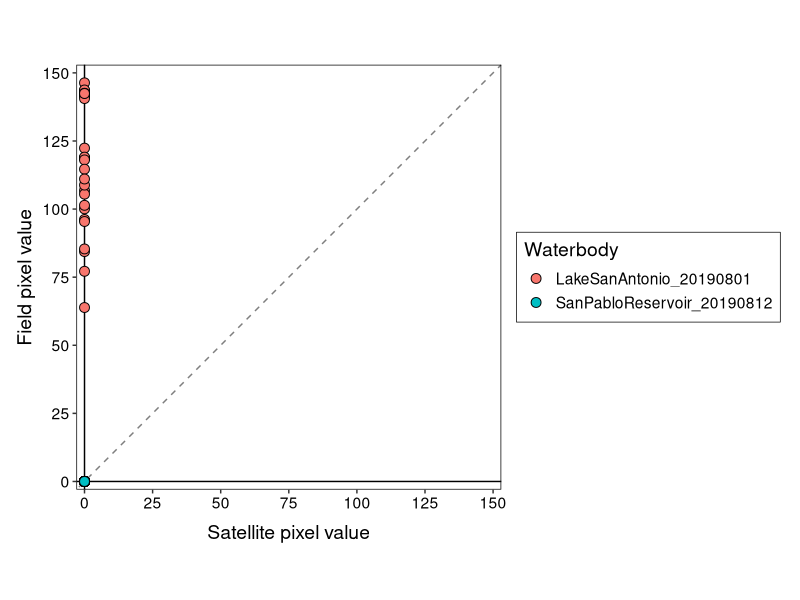
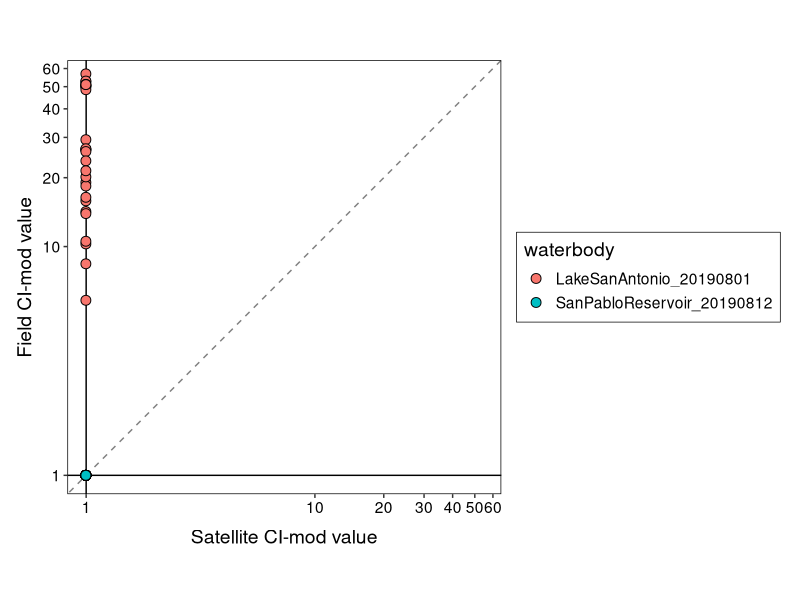
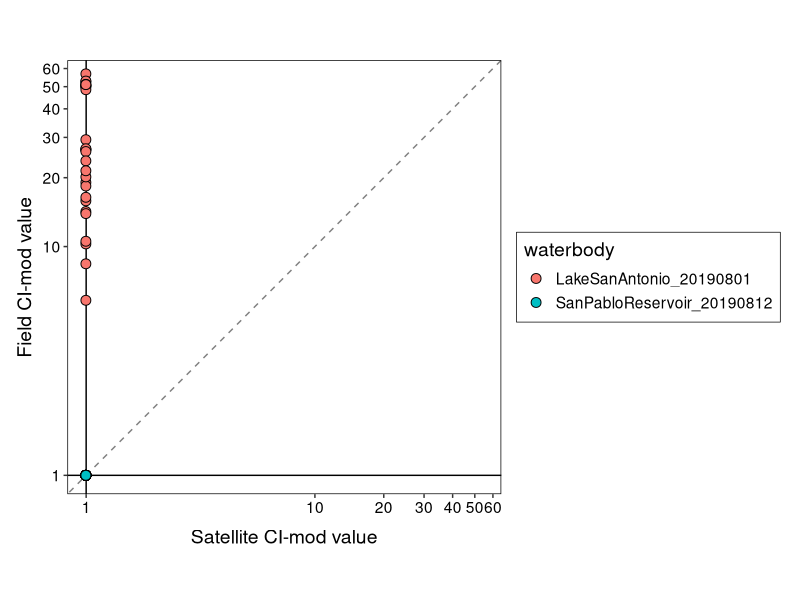

These charts were generated, in order, by the following R code: (Note: this script raises an error after producing the figures.)
## Script to plot the rrs and CI values
## OLCI bands (nanometers, nm) 620, 665, 681, and 709

## TXT files generated in calc_CI_from_rrs.R script. Run this script first

#### Libraries
library(tidyverse)
library(ggplot2)

## Read in CI and rrs data
ci_fs <- read_tsv("Data/CI_values_field_sat.tsv") 
ci_fs_mod <- ci_fs %>% 
  mutate(ci_mod = ifelse(ci_mod < 0, 1, ci_mod),
         ci_mod_sat = ifelse(ci_mod < 1, 1, ci_mod_sat))


rrs_bands <- read_tsv("Data/rrs_OLCI_band_values.tsv") %>% 
  mutate(nm= ifelse(band == "b07_620", 620,
                    ifelse(band == "b08_665", 665,
                           ifelse(band == "b10_681", 681, 709))))


make_olci_band_plots <- function(df, sampID, out_dir){
  
  # Filter data by band type
  point_df <- filter(df, df$uniqueID == sampID, band != "b07_620")
  line_df <- filter(df, uniqueID == sampID, band == "b08_665" | band == "b11_709")
  
  plot1 <- ggplot() +
    geom_line(data= line_df,
              aes(x= nm, y= rrs, group= sampID), linetype= "dashed", size= 0.25) +
    geom_point(data= point_df, 
               aes(x= nm, y= rrs), size= 3) +
    labs(x= "OLCI bands (nm)", y= "Remote sensed reflectance (rrs)") +
    scale_x_continuous(breaks= c(665, 681, 709)) +
    scale_y_continuous(limits= c(min(df$rrs), max(df$rrs))) +
    ggtitle(sampID) +
    theme_bw(base_size= 16)
  
  ggsave(plot1, filename= str_c("olci_bands-", sampID, ".jpg"), path=out_dir, dpi= 300, height= 5.5, width= 5, units= "in")
  
  
}
#map(rrs_bands$uniqueID, function(x) make_olci_band_plots(df= rrs_bands, sampID= x, out_dir= "Data/olci_band_plots"))

#### GGPLOT THEMES ############################
theme_sat <- theme(panel.grid = element_blank(),
                  plot.margin = unit(c(0.5, 0.5, 0.5, 0.5), "cm"),
                  text = element_text(size= 14),
                  plot.background = element_rect(fill = "transparent", color= "transparent"), # bg of the plot
                  panel.background = element_rect(fill= "transparent", color= "transparent"),
                  panel.border= element_rect(fill= "transparent", color= "black", linetype= "solid", size= 0.5),
                  panel.ontop = TRUE,
                  axis.text = element_text(colour="black"),
                  axis.title.x = element_text(vjust = -0.75),
                  axis.title.y = element_text(vjust = 1.5),
                  legend.background = element_rect(size=0.25, color="black", fill= "transparent"),
                  legend.key = element_blank(),
                  strip.background=element_rect(fill="transparent", color="transparent"),
                  #axis.text.x = element_text(angle= 45, hjust= 1),
                  legend.position = "right")



## CI PIXELS FIELD X SAT
cifs_lims <- c(0, 150)
cifs_brks <- seq(0, 150, by= 25)

ggplot(data= ci_fs) +
  geom_abline(aes(slope= 1, intercept= 0), linetype= "dashed", color= "gray50") +
  geom_hline(yintercept = 0) +
  geom_vline(xintercept = 0) +
 # geom_boxplot(aes(x= sat_pix_val, y= pix_val, color= waterbody)) +
  geom_point(aes(x= sat_pix_val, y= pix_val, fill= waterbody), size= 3, shape= 21) +
  labs(x= "Satellite pixel value", y= "Field pixel value") +
  #scale_shape_manual(values= c(21)) +
  scale_fill_discrete(name= "Waterbody") +
  scale_x_continuous(limits= cifs_lims, breaks= cifs_brks, expand= c(0.02, 0)) +
  scale_y_continuous(limits= cifs_lims, breaks= cifs_brks, expand= c(0.02, 0)) +
  #facet_grid(.~waterbody, scales= "free_x") +
  coord_equal() +
  theme_sat


## PLOT Modified CI VALUES
cimod_lims <- c(0.9, 60)
cimod_brks <- c(1, seq(10, 60, by= 10))

ggplot(data= ci_fs_mod) +
  geom_abline(aes(slope= 1, intercept= 0), linetype= "dashed", color= "gray50") +
  geom_hline(yintercept = 1) +
  geom_vline(xintercept = 1) +
  # geom_boxplot(aes(x= sat_pix_val, y= pix_val, color= waterbody)) +
  geom_point(aes(x= ci_mod_sat, y= ci_mod, fill= waterbody), size= 3, shape= 21) +
  labs(x= "Satellite CI-mod value", y= "Field CI-mod value") +
  #scale_shape_manual(values= c(21)) +
  scale_color_discrete(name= "Waterbody") +
  scale_x_log10(limits= cimod_lims, breaks= cimod_brks, expand= c(0.02, 0)) +
  scale_y_log10(limits= cimod_lims, breaks= cimod_brks, expand= c(0.02, 0)) +
  coord_equal() +
  theme_sat

ggsave(last_plot(), filename= "ci_pixel_fs.jpg", height= 6, width= 8, units= "in", dpi= 300,
       path= "Data/Figures_output")







ggplot(data= ci_val) +
  geom_boxplot(aes(x= waterbody, y= ci, color= site))
  theme_bw()
  

ggplot(data= ci_val) +
  geom_hline(yintercept = 0, size= 0.5) +
  geom_boxplot(aes(x= waterbody, y= ci_mod, color= site)) +
  theme_bw()

ggplot(data= ci_val) +
  geom_hline(yintercept = 0, size= 0.5) +
  geom_boxplot(aes(x= waterbody, y= pix_val, color= site)) +
  theme_bw()





# ci_df <- tibble(uniqueID= names(ci_list), ci= do.call(rbind, ci_list)[, 1]) %>% 
#   mutate(waterbody= do.call(rbind, str_split(uniqueID, "-"))[, 1], 
#          sample= do.call(rbind, str_split(uniqueID, "-"))[, 2]) %>% 
#   mutate(pix_site= do.call(rbind, str_split(sample, "_"))[, 1],
#          rep= do.call(rbind, str_split(sample, "_"))[, 2]) %>% 
#   mutate(pixel= str_sub(pix_site, start= 1, end= 2),
#          site= str_sub(pix_site, start= 3, end= 4)) %>% 
#   select(uniqueID, waterbody, sample, pix_site, pixel,site, rep, ci)


# sent_cl_20190816 <- read_csv("Data/Sentinel_flyover_data/sentinel-ClearLake_20190816.csv") %>% 
#   rename(pix_val= `Pixel Value`)
# 
# 
# sent_lsa <- sent_list[[4]] %>% 
#   rename(long= Lon, lat= Lat)
# samp_lsa <- read_tsv("Data/20190801_LakeSanAntonio/LatLong_LakeSanAntonio.txt")
# 
# 
# sum(round(samp_lsa$long[1], 2) %in% round(sent_lsa$long, 2))
# 
# val <- 1000
# lon_true <- (trunc(sent_lsa$long*val)/val) %in% (trunc(samp_lsa$long[1]*val)/val)
# 
# lat_true <- (trunc(sent_lsa$lat*val)/val) %in% (trunc(samp_lsa$lat[1]*val)/val)
# 
# which(lat_true & lon_true == TRUE)
